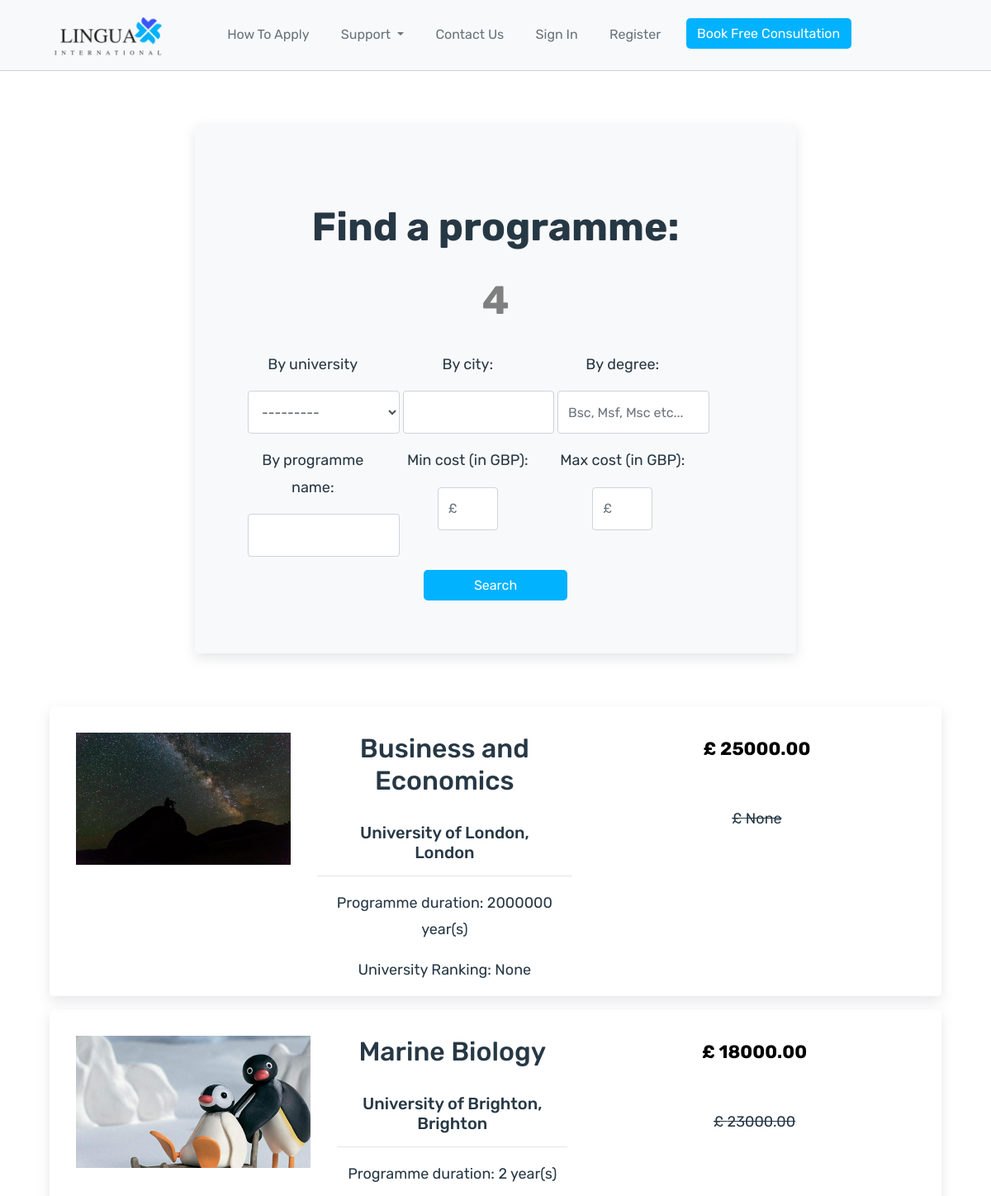
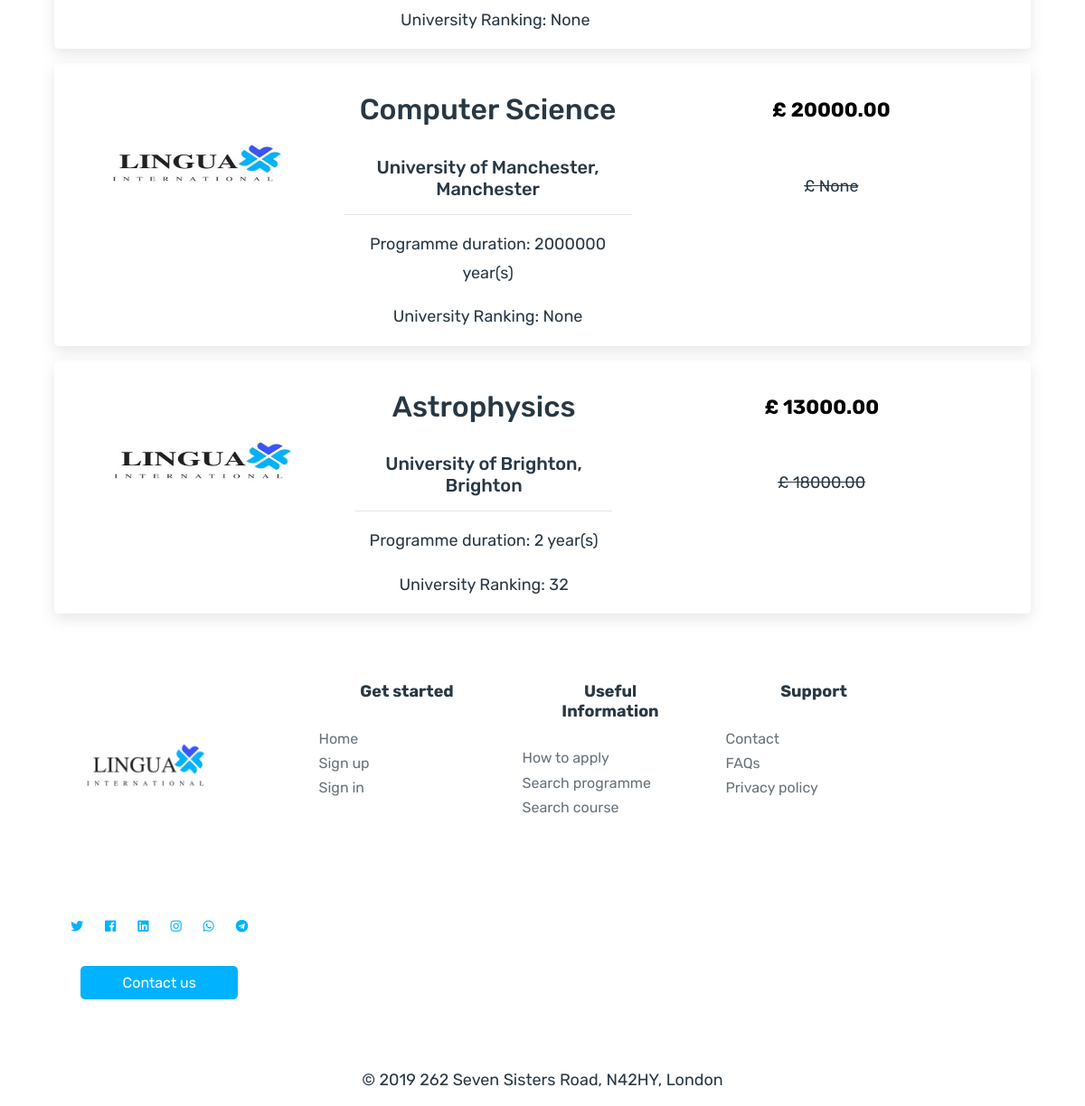
The page /search_programme/ on the database as committed earlier (2 pictures, top to bottom).
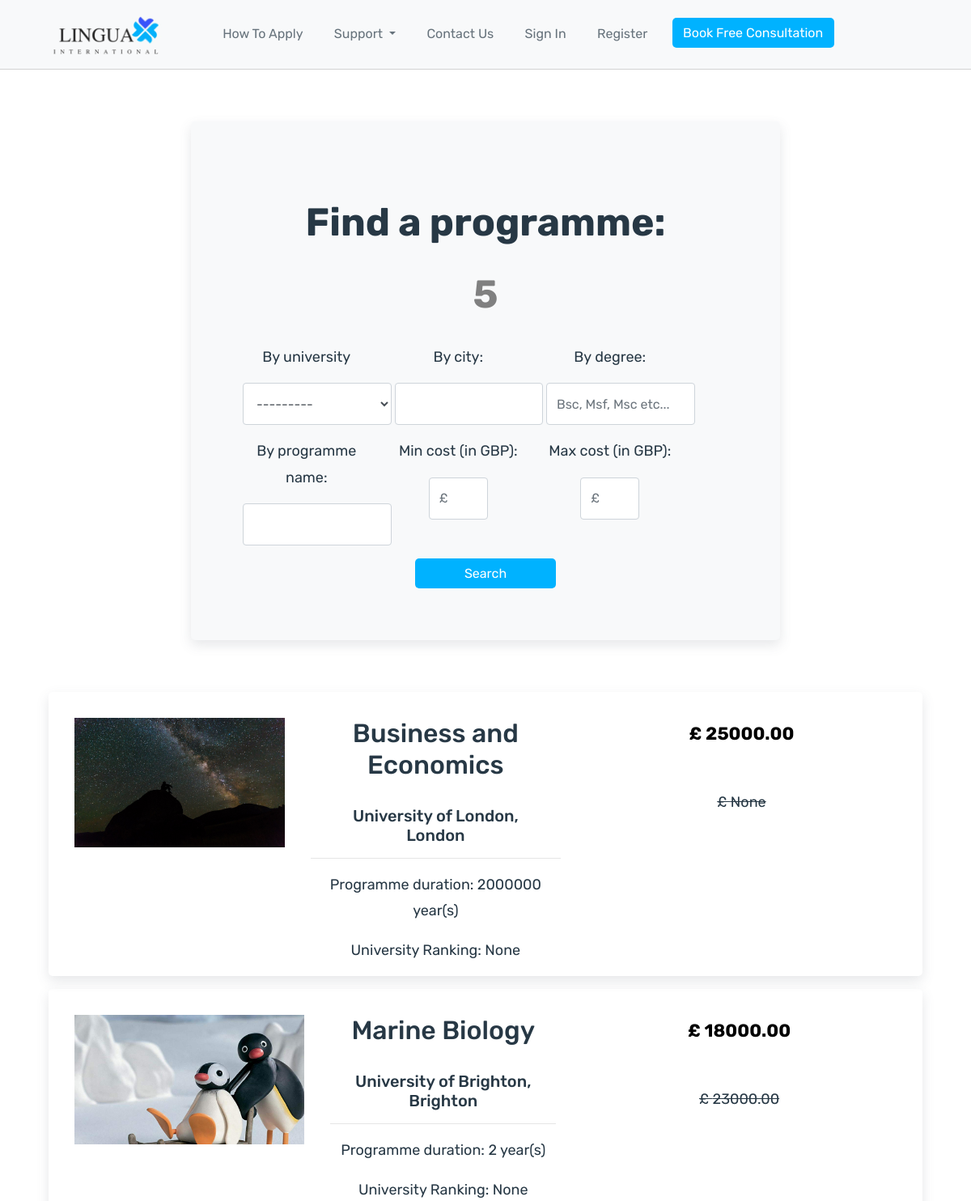
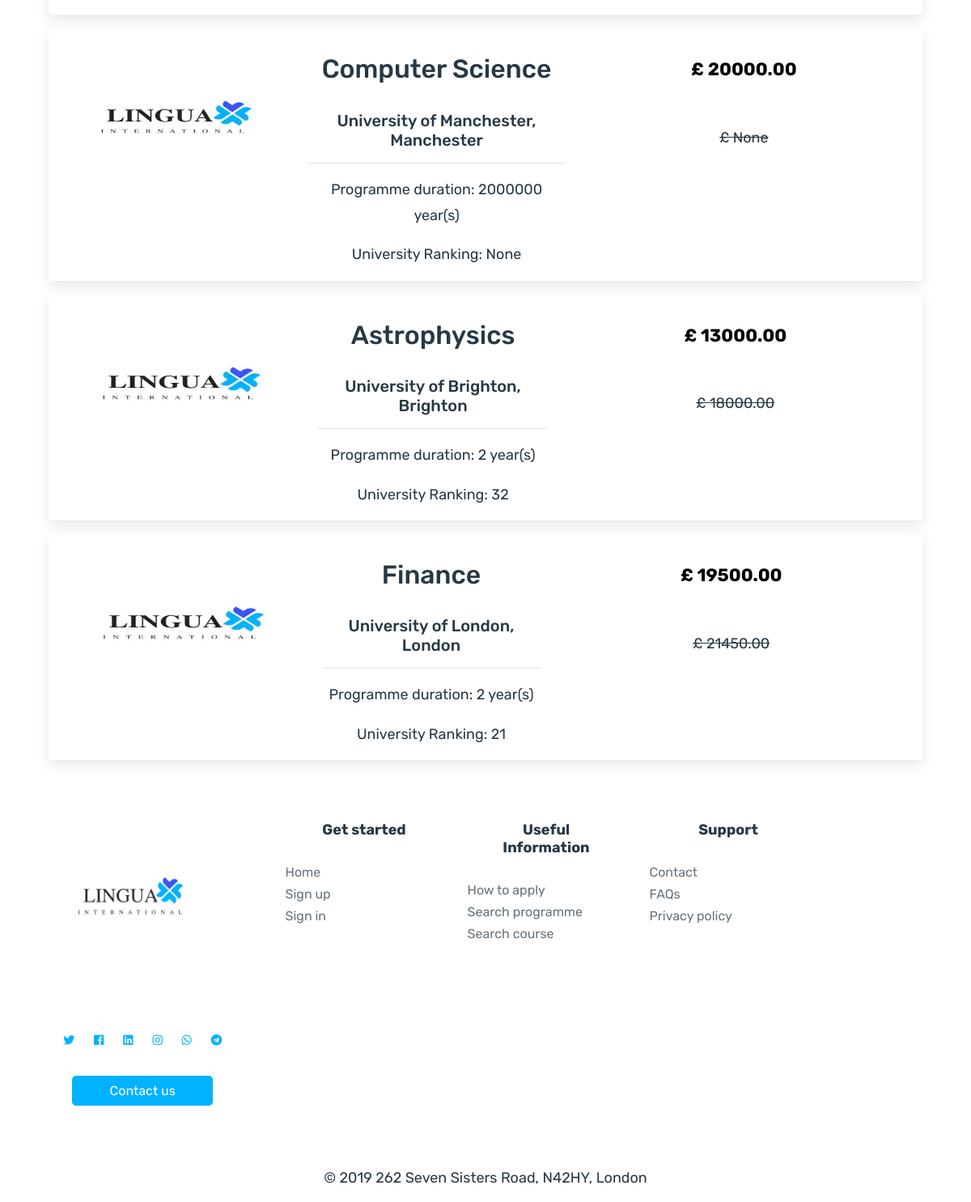
The same page on the database as committed later (2 pictures, top to bottom).
### lingua/models.py (models this page shows, shortened)
class Programme(models.Model):
    university = models.ForeignKey('lingua.University', on_delete=models.CASCADE, related_name='universities')
    image = models.ImageField(default='LinguaLogo.jpg', upload_to='university_img')
    name = models.CharField(max_length=140, null=True)
    address_link = models.URLField(null=True)
    address = models.CharField(max_length=140, null=True)
    coordinate_lat = models.DecimalField(max_digits=7, decimal_places=4, null=True)
    coordinate_long = models.DecimalField(max_digits=7, decimal_places=4, null=True)
    programme_url = models.URLField(null=True)
    duration = models.IntegerField(null=True)
    ranking = models.CharField(max_length=140, null=True)
    start_date = models.DateField(null=True)
    award = models.CharField(max_length=140, null=True)
    level = models.CharField(max_length=140, null=True)
    description = models.TextField(null=True)
    attendance = models.CharField(max_length=140, null=True)
    learning_mode = models.CharField(max_length=140, null=True)
    original_cost = models.DecimalField(max_digits=7, decimal_places=2, null=True, blank=True)
    discount_cost = models.DecimalField(max_digits=7, decimal_places=2, null=True, blank=True)

class University(models.Model):
    name = models.CharField(max_length=140)
    city = models.CharField(max_length=140)
    university_url = models.URLField(null=True)
    def __str__(self):
        return self.name

### lingua/views.py (the view)
# urls.py: url(r'^search_programme/$', views.search_programme, name='search_programme'),
def search_programme(request):
    programs_list = Programme.objects.all()
    programs_filter = ProgrammeFilter(request.GET, queryset=programs_list)
    filtered_qs = filters.ProgrammeFilter(
                      request.GET,
                      queryset=Programme.objects.all()
                  ).qs
    paginator = Paginator(filtered_qs, 20)
    page = request.GET.get('page')
    try:
        programs = paginator.page(page)
    except PageNotAnInteger:
        programs = paginator.page(1)
    except EmptyPage:
        programs = paginator.page(paginator.num_pages)
    return render(
        request,
        'lingua_templates/search/search_form_programme.html',
        {'programs': programs, 'filter': programs_filter}
    )

### lingua/templates/lingua_templates/search/search_form_programme.html (shortened to what this page needs)
{% extends "lingua_templates/header.html" %}
{% load static %}
{% load widget_tweaks %}
{% block content %}
{% include "lingua_templates/inc/navbar.html" %}
<form id="search-form-programme" class="bg-light" method="get">
  <div class="well">
    <h1>Find a programme:</h1>
    <h1 style="color:grey;">{{ filter.qs.count }}</h1>
    <div class="row">
      <div class="form-group col-sm-4 col-md-3">
        <p>By university</p>
        {% render_field filter.form.university class="form-control" %}
      </div>
      <div class="form-group col-sm-4 col-md-3">
        <p>By city: </p>
        {% render_field filter.form.university__city class="form-control" %}
      </div>
      <div class="form-group col-sm-4 col-md-3">
        <p>By degree: </p>
        {% render_field filter.form.award class="form-control" placeholder="Bsc, Msf, Msc etc..." %}
      </div>
      <div class="form-group col-sm-4 col-md-3">
        <p>By programme name: </p>
        {% render_field filter.form.name class="form-control" %}
      </div>
      <div class="form-group form-sm col-sm-4 col-md-3">
        <p>Min cost (in GBP): </p>
        {% render_field filter.form.min_cost class="form-control" placeholder="£" %}
      </div>
      <div class="form-group form-sm col-sm-4 col-md-3">
        <p>Max cost (in GBP): </p>
        {% render_field filter.form.max_cost class="form-control" placeholder="£" %}
      </div>
    </div>
    <button type="submit" class="btn btn-primary">
       Search
    </button>
  </div>
</form>
{% for programme in programs %}
  <a href="{{ programme.id }}" class="card-result">
    <div class="search-result">
      <div class="lingua-card">
        <img src="{{ programme.image.url }}" alt="english language course" class="lingua-image">
        <div class="lingua-info">
          <h2>{{ programme.name }}</h2>
          <h5>{{ programme.university }}, {{ programme.university.city }}</h5>
          <hr>
          <p>Programme duration: {{ programme.duration }} year(s)</p>
          <p>University Ranking: {{ programme.ranking }}</p>
        </div>
        <div class="lingua-cost">
          {% if programme.discount_cost %}
            <p class="card-price discount-cost" style="padding:2rem;"> £ {{ programme.discount_cost }}</p>
            <p class="card-price original-cost">£ {{ programme.original_cost }}</p>
          {% else %}
          <p class="card-price discount-cost" style="padding:2rem;"> £ {{ programme.original_cost }}</p>
          {% endif %}
        </div>
      </div>
    </div>
  </a>
  {% empty %}
  <h1>Sorry, we could not find what you were looking for</h1>
  <h4>Try with a more general search or <a style="text-decoration:none;" href="#">contact us</a></h4>
{% endfor %}
{% include "lingua_templates/inc/footer.html" %}
{% endblock %}

### lingua/templates/lingua_templates/header.html (shortened to what this page needs)
<!DOCTYPE html>
<html lang="en">
<head>
	{% load staticfiles %}
    <link rel="stylesheet" href="https://stackpath.bootstrapcdn.com/bootstrap/4.2.1/css/bootstrap.min.css"/>
	<link rel="stylesheet" href="{% static 'css/style.min.css' %}" type = "text/css">
	<link rel="stylesheet" href="https://use.fontawesome.com/releases/v5.7.1/css/all.css" rel="stylesheet">
	<link rel="stylesheet" href="https://unpkg.com/leaflet@1.4.0/dist/leaflet.css"
/>
</head>
<body>
	<div>
		{% block content %}
		{% endblock %}
	</div>
</body>
</html>

### lingua/templates/lingua_templates/inc/navbar.html (shortened to what this page needs)
{% load staticfiles %}
<nav class="navbar navbar-expand-lg navbar-light bg-light">
  <a class="navbar-brand" href="{% url 'index' %}"><img class="logo" src="{% static 'assets/myLogo.png' %}"></a>
  <div class="collapse navbar-collapse" id="navbarSupportedContent">
    <ul class="navbar-nav mr-auto">
      <li class="nav-item underline">
        <a class="nav-link navbar-links" href="{% url 'how_to_apply' %}">How To Apply</a>
      </li>
      <li class="nav-item dropdown">
        <a class="nav-link dropdown-toggle navbar-links" href="#" id="navbarDropdown" role="button" data-toggle="dropdown"
          aria-haspopup="true" aria-expanded="false">
          Support
        </a>
        <li class="nav-item underline">
          <a class="nav-link navbar-links" href="{% url 'contact' %}">Contact Us</a>
        </li>
      </li>
      {% if user.is_authenticated %}
      <li class="nav-item dropdown underline">
        <a class="nav-link dropdown-toggle navbar-links" href="#" id="navbarDropdown" role="button" data-toggle="dropdown"
          aria-haspopup="true" aria-expanded="false">
          Welcome: {{ user.username }}
        </a>
        <div class="dropdown-menu" aria-labelledby="navbarDropdown">
          <a class="dropdown-item" href="{% url 'profile' %}">My Dashboard</a>
        </div>
      </li>
      <li class="nav-item underline">
        <a class="nav-link navbar-links" href="{% url 'logout' %}">Sign out</a>
      </li>
      {% else %}
      <li class="nav-item underline">
        <a class="nav-link navbar-links" href="{% url 'login' %}">Sign In</a>
      </li>
      <li class="nav-item underline">
        <a class="nav-link navbar-links" href="{% url 'register' %}">Register</a>
      </li>
      {% endif %}
      <li class="nav-item">
        <a href="{% url 'contact' %}"><button style="width:11rem;" class="btn btn-primary">Book Free Consultation</button></a>
      </li>
    </ul>
  </div>
</nav>

### lingua/templates/lingua_templates/inc/footer.html
{% load staticfiles %}
<footer id="myFooter">
    <div class="container">
        <div class="row">
            <div class="col-sm-3">
               <a href="#"><img class="logo-footer" src="{% static 'assets/myLogo.png' %}"></a>
            </div>
            <div class="col-sm-2">
                <h5>Get started</h5>
                <ul>
                    <li class="underline"><a href="{% url 'index' %}">Home</a></li>
                    <li class="underline"><a href="{% url 'register' %}">Sign up</a></li>
                    <li class="underline"><a href="{% url 'login' %}">Sign in</a></li>
                </ul>
            </div>
            <div class="col-sm-2">
                <h5>Useful Information</h5>
                <ul>
                    <li class="underline"><a href="{% url 'how_to_apply' %}">How to apply</a></li>
                    <li class="underline"><a href="{% url 'search_programme' %}">Search programme</a></li>
                    <li class="underline"><a href="{% url 'search_course' %}">Search course</a></li>
                </ul>
            </div>
            <div class="col-sm-2">
                <h5>Support</h5>
                <ul>
                    <li class="underline"><a href="{% url 'contact' %}">Contact</a></li>
                    <li class="underline"><a href="{% url 'faqs' %}">FAQs</a></li>
                    <li class="underline"><a href="{% url 'privacy_policy' %}">Privacy policy</a></li>
                </ul>
            </div>
            <div class="col-sm-3">
                <div class="social-networks underline">
                    <a href="https://twitter.com/hello_lingua"><i class="fab fa-twitter footer-icon"></i></a>
                    <a href="#"><i class="fab fa-facebook footer-icon"></i></a>
                    <a href="#"><i class="fab fa-linkedin footer-icon"></i></a>
                    <a href="https://www.instagram.com/hello_lingua/"><i class="fab fa-instagram footer-icon"></i></a>
                    <a href="#"><i class="fab fa-whatsapp footer-icon"></i></a>
                    <a href="#"><i class="fab fa-telegram footer-icon"></i></a>
                </div>
                <a class="btn btn-primary" href="{% url 'contact' %}">Contact us</a>
            </div>
        </div>
    </div>
    <div class="footer-copyright">
        <p>© 2019 262 Seven Sisters Road, N42HY, London </p>
    </div>
</footer>

Rows that differ between the two databases and show on the page:
added Programme: image (picture), name "Finance", university "University of London", university.city "London", duration "2", ranking "21", discount_cost "19500.00", original_cost "21450.00"
Other text that changed with them:
{{ filter.qs.count }}: "4" → "5"
